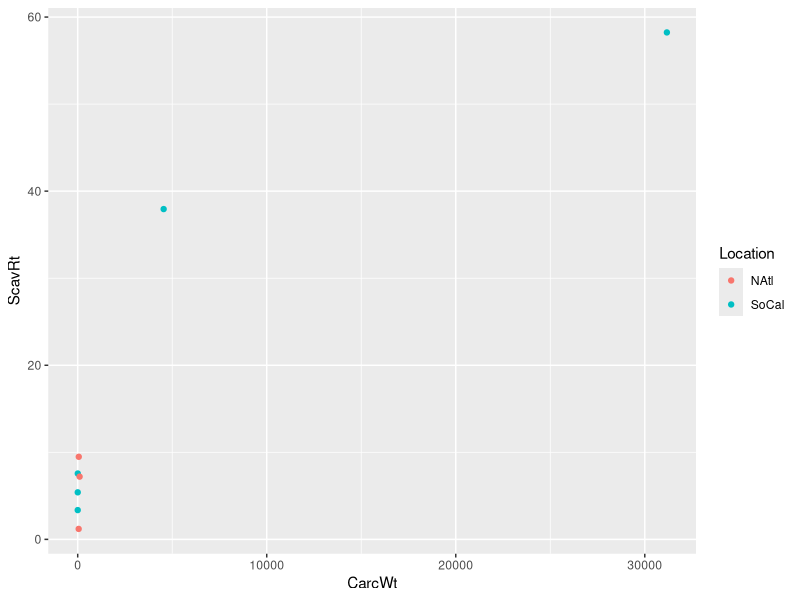

Source code (R):
## ---- chunk 1
scav <- read.csv("WhaleFallScavenging.csv")
scav
## ---- chunk 2
library(ggplot2)
qplot(x = CarcWt, y = ScavRt, color = Location, data = scav)
